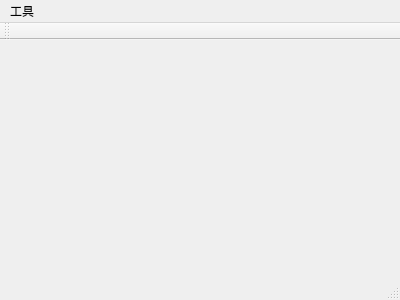
<?xml version="1.0" encoding="UTF-8"?>
<ui version="4.0">
 <class>MainWindow</class>
 <widget class="QMainWindow" name="MainWindow">
  <property name="geometry">
   <rect>
    <x>0</x>
    <y>0</y>
    <width>400</width>
    <height>300</height>
   </rect>
  </property>
  <property name="windowTitle">
   <string>MainWindow</string>
  </property>
  <widget class="QWidget" name="centralWidget"/>
  <widget class="QMenuBar" name="menuBar">
   <property name="geometry">
    <rect>
     <x>0</x>
     <y>0</y>
     <width>400</width>
     <height>23</height>
    </rect>
   </property>
   <widget class="QMenu" name="menu">
    <property name="title">
     <string>工具</string>
    </property>
    <addaction name="actionToolbox"/>
   </widget>
   <addaction name="menu"/>
  </widget>
  <widget class="QToolBar" name="mainToolBar">
   <attribute name="toolBarArea">
    <enum>TopToolBarArea</enum>
   </attribute>
   <attribute name="toolBarBreak">
    <bool>false</bool>
   </attribute>
  </widget>
  <widget class="QStatusBar" name="statusBar"/>
  <action name="actionToolbox">
   <property name="checkable">
    <bool>true</bool>
   </property>
   <property name="text">
    <string>toolbox</string>
   </property>
  </action>
 </widget>
 <layoutdefault spacing="6" margin="11"/>
 <resources/>
 <connections/>
</ui>
